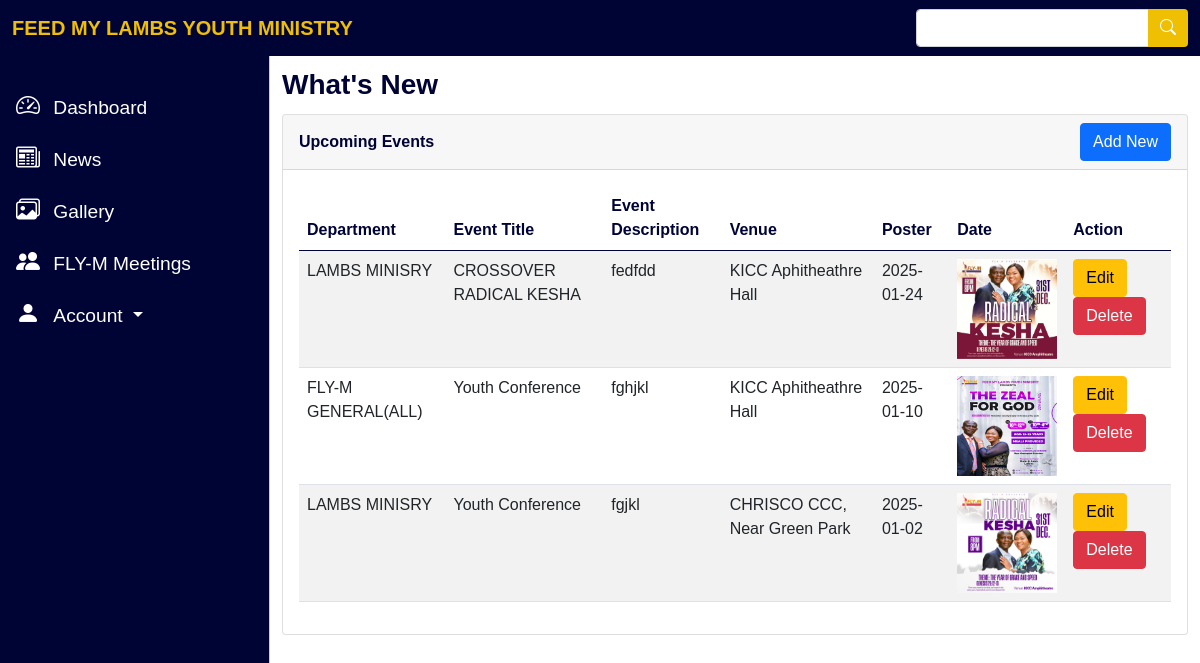
The page /admin/news.php (signed in) on the database as committed earlier.
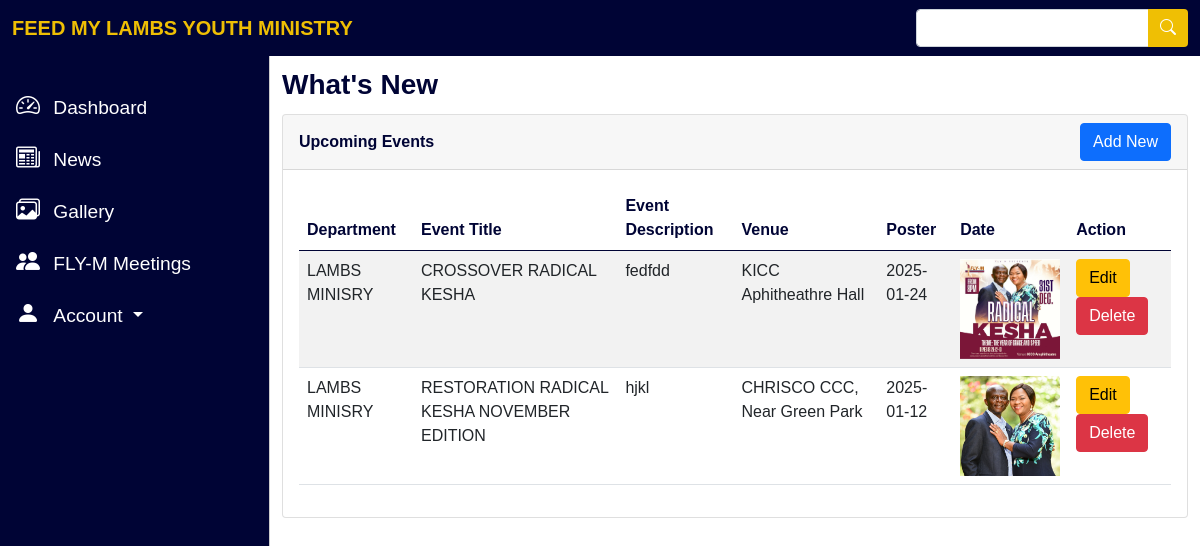
The same page on the database as committed later.
### tables this page shows
CREATE TABLE `events` (
  `id` int(11) NOT NULL,
  `department_assoc` varchar(100) NOT NULL,
  `event_title` varchar(100) NOT NULL,
  `event_description` varchar(255) NOT NULL,
  `venue` varchar(100) NOT NULL,
  `date` date NOT NULL,
  `photo` varchar(255) NOT NULL
);

### admin/get_news.php (the view, shortened to what this page needs)
<?php
include 'config.php';
$sql = "SELECT id, department_assoc, event_title, event_description, venue, date, photo FROM events";
$result = $conn->query($sql);
if ($result->num_rows > 0) {
    while ($row = $result->fetch_assoc()) {
        $id = $row['id'];
        $department = htmlspecialchars($row['department_assoc']);
        $title = htmlspecialchars($row['event_title']);
        $description = htmlspecialchars($row['event_description']);
        $venue = htmlspecialchars($row['venue']);
        $date = htmlspecialchars($row['date']);
        $photo = htmlspecialchars($row['photo']);
        echo "<tr>";
        echo "<td>$department</td>";
        echo "<td>$title</td>";
        echo "<td>$description</td>";
        echo "<td>$venue</td>";
        echo "<td>$date</td>";
        echo "<td><img src='../uploads/$photo' alt='Photo' width='100' height='100'></td>";
        echo "<td>
                <button class='btn btn-warning' data-bs-toggle='modal' data-bs-target='#editModal$id'>Edit</button>
                <button class='btn btn-danger' data-bs-toggle='modal' data-bs-target='#deleteModal$id'>Delete</button>
              </td>";
        echo "</tr>";
    }
} else {
    echo "<tr><td colspan='7' class='text-center'>No events data found</td></tr>";
}
?>

### admin/includes/header.php (shortened to what this page needs)
<!DOCTYPE html>
<html lang="en">
  <head>
    <link rel="stylesheet" href="css/bootstrap.min.css" />
    <link rel="stylesheet" href="https://cdn.jsdelivr.net/npm/bootstrap-icons@1.5.0/font/bootstrap-icons.css"/>
    <link rel="stylesheet" href="css/style.css" />
  </head>
  <body>
    <nav class="navbar navbar-expand-lg fixed-top">
      <div class="container-fluid">
        <a class="navbar-brand fw-bold text-uppercase me-auto" href="#"
          >Feed My Lambs Youth Ministry
        </a>
        <div class="collapse navbar-collapse" id="navbarSupportedContent">
          <form class="d-flex ms-auto">
            <div class="input-group my-3 my-lg-0">
              <input
                type="text"
                class="form-control"
                aria-label="Recipient's username"
                aria-describedby="button-addon2"
              />
              <button class="btn btn-primary" type="button" id="button-addon2">
                <i class="bi bi-search"></i>
              </button>
            </div>
          </form>
        </div>
      </div>
    </nav>
    <div
      class="offcanvas offcanvas-start text-white sidebar-nav"
      tabindex="-1"
      id="offcanvasExample"
      aria-labelledby="offcanvasExampleLabel"
    >
      <br />
      <div class="offcanvas-body p-0">
        <nav class="navbar-dark">
          <ul class="navbar-nav">
            <li>
              <a href="dashboard.php" class="nav-link px-3 active">
                <span class="me-2">
                  <i class="bi bi-speedometer2"></i>
                </span>
                <span>Dashboard</span>
              </a>
            </li>
            <li>
              <a href="news.php" class="nav-link px-3 active">
                <span class="me-2">
                  <i class="bi bi-newspaper"></i>
                </span>
                <span>News</span>
              </a>
            </li>
            <li>
              <a href="gallery.php" class="nav-link px-3 active">
                <span class="me-2">
                  <i class="bi bi-images"></i>
                </span>
                <span>Gallery</span>
              </a>
            </li>
            <li>
              <a href="flym_meetings.php" class="nav-link px-3 active">
                <span class="me-2">
                  <i class="bi bi-people-fill"></i>
                </span>
                <span>FLY-M Meetings</span>
              </a>
            </li>
            <li class="nav-item dropdown">
              <a
                href="#"
                class="nav-link px-3 active dropdown-toggle"
                id="accountDropdown"
                role="button"
                data-bs-toggle="dropdown"
                aria-expanded="false"
              >
                <span class="me-2">
                  <i class="bi bi-person-fill"></i>
                </span>
                <span>Account</span>
              </a>
            </li>
          </ul>
        </nav>
      </div>
    </div>

### admin/news.php (shortened to what this page needs)
<?php include 'includes/header.php' ?>
<main class="mt-5 pt-3">
	<div class="container-fluid">
        <div class="row mb-2">
          <div class="col-md-12 fw-bold fs-3 section-title">
            What's New
          </div>
        </div>
        <div class="row mb-3">
          <div class="col-md-12">
            <div class="card">
      <div class="card-header d-flex justify-content-between align-items-center">
        <span class="table-title"><strong>Upcoming Events</strong></span>
        <button
          class="btn btn-primary"
          type="button"
          data-bs-toggle="modal"
          data-bs-target="#addNews"
        >
          Add New
        </button>
      </div>
      <div class="card-body">
        <div class="table-responsive">
          <table
            id="example"
            class="table table-striped data-table"
            style="width: 100%"
          >
            <thead>
              <tr>
                <th>Department</th>
                <th>Event Title</th>
                <th>Event Description</th>
                <th>Venue</th>
                <th>Poster</th>
                <th>Date</th>
                <th>Action</th>
              </tr>
            </thead>
            <tbody>
              <?php include 'get_News.php'; ?>
            </tbody>
          </table>
        </div>
      </div>
    </div>
  </div>
</div>
</div>
</main>
<?php include 'includes/footer.php' ?>

### admin/includes/footer.php (shortened to what this page needs)
  </body>
</html>

### admin/css/style.css (style rules this page uses)
body, button { font-family: 'Poppins', sans-serif; }
:root { --offcanvas-width: 270px; --topNavbarHeight: 56px; }
.sidebar-nav { width: var(--offcanvas-width); }
.navbar, .offcanvas, .modal-header { background-color: #000435; }
.nav-link { font-size: 1.2rem; }
.nav-link i { font-size: 1.5rem; }
.navbar-brand { color: #efbf04; }
#button-addon2 { color: #fff; background-color: #efbf04; border: none; }
.section-title,.table-title, thead { color: #000435; }
@media (min-width:992px) { body { overflow: auto !important; } }
@media (min-width:992px) { main { margin-left: var(--offcanvas-width); } }
@media (min-width:992px) { .sidebar-nav { transform: none; visibility: visible !important; top:var(--topNavbarHeight); height: calc(100% - var(--topNavbarHeight)); } }

Rows that differ between the two databases and show on the page:
removed events: department_assoc "FLY-M GENERAL(ALL)", event_title "Youth Conference", event_description "fghjkl", venue "KICC Aphitheathre Hall", date "2025-01-10", photo (picture)
removed events: department_assoc "LAMBS MINISRY", event_title "Youth Conference", event_description "fgjkl", venue "CHRISCO CCC, Near Green Park", date "2025-01-02", photo (picture)
added events: department_assoc "LAMBS MINISRY", event_title "RESTORATION RADICAL KESHA NOVEMBER EDITION", event_description "hjkl", venue "CHRISCO CCC, Near Green Park", date "2025-01-12", photo (picture)
